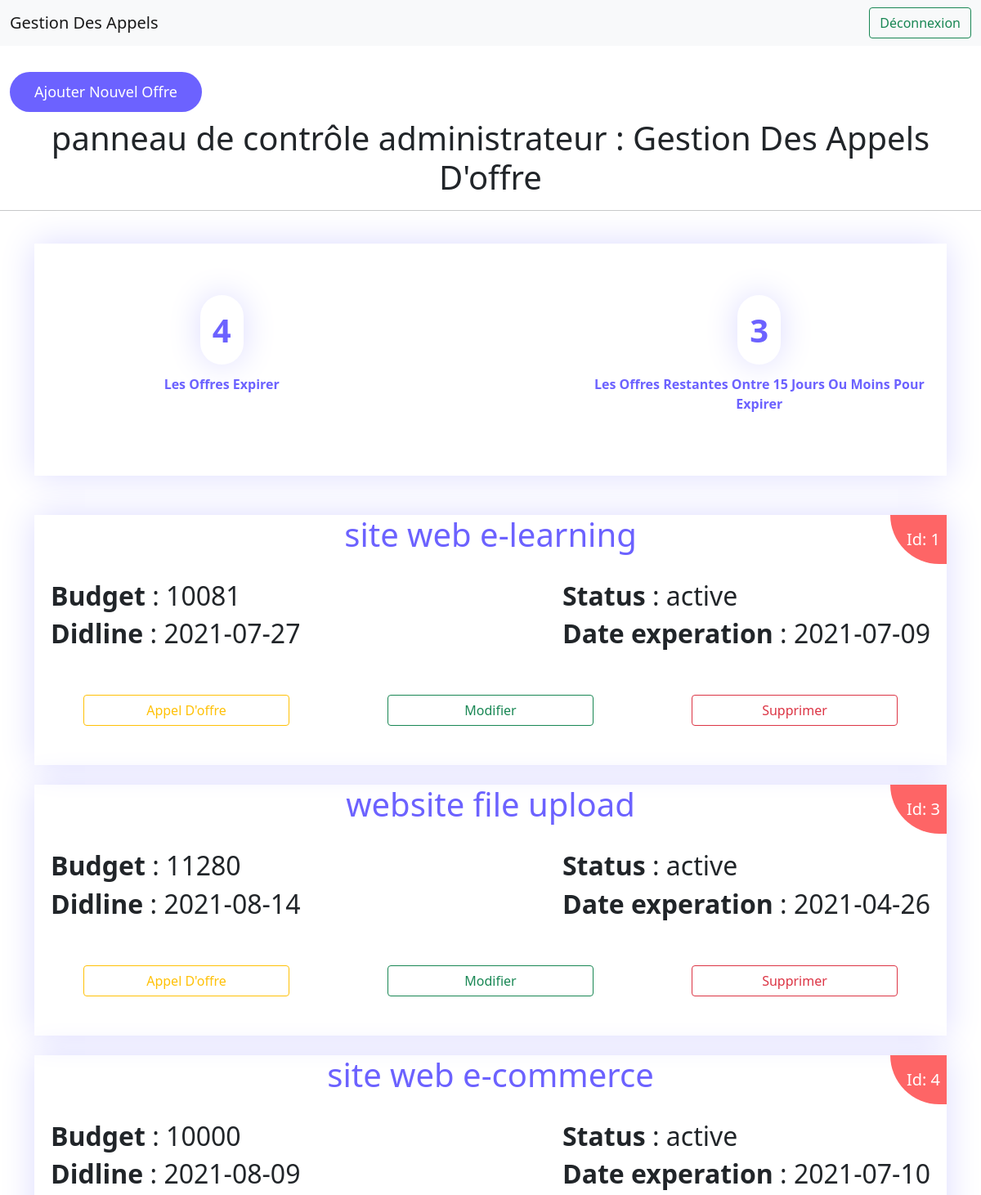
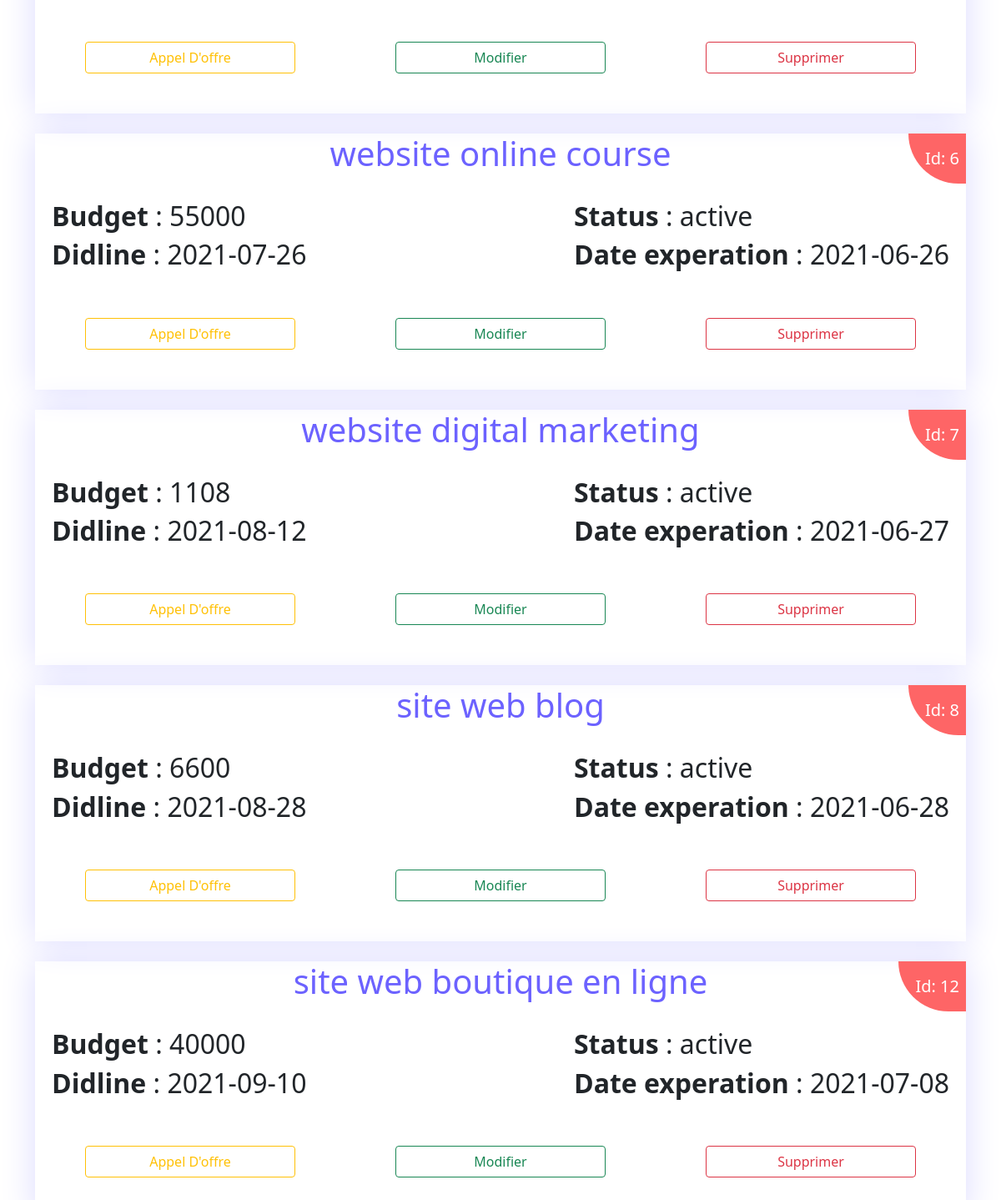
Page /admin/home.php on the committed database (2 pictures, top to bottom).
### tables this page shows
CREATE TABLE `offre` (
  `id` int(11) NOT NULL,
  `titre_offre` varchar(60) NOT NULL,
  `budget` float NOT NULL,
  `deadline` date NOT NULL,
  `statut` varchar(60) NOT NULL,
  `dateExperation` date NOT NULL
);

### admin/home.php (the view, shortened to what this page needs)
<?php
include '../conn.php';
?>
<!doctype html>
<html lang="en">
    <head>
        <link href="https://cdn.jsdelivr.net/npm/bootstrap@5.0.2/dist/css/bootstrap.min.css" rel="stylesheet">
    </head>
    <body>
        <nav class="navbar navbar-expand-lg navbar-light bg-light">
            <div class="container-fluid">
            <a class="navbar-brand" href="#">Gestion Des Appels</a>
            <div class="collapse navbar-collapse" id="navbarSupportedContent">
                <form class="d-flex">
                    <a class="btn btn-outline-success" href="../logout.php">Déconnexion</a>
                </form>
            </div>
            </div>
        </nav>
        <br>
        <nav class="navbar navbar-expand-lg navbar-light">
            <div class="container-fluid">
                <a id="btnAdd" href="add.php">Ajouter Nouvel Offre</a>
            </div>
        </nav>
        <center><h1>panneau de contrôle administrateur : Gestion Des Appels D'offre</h1></center>
        <hr>
        <br>
        <section>
            <div class="container">
                <div class="contentOffre">
                    <div class="containerExpirer">
                        <div class="contentExpirer">
                            <?php
                                $conn = $pdo->open();
                                try{
                                    $stmt = $conn->prepare("SELECT COUNT(*) AS numrows FROM `offre` WHERE DATE(`dateExperation`) < DATE(NOW())");
                                    $stmt->execute();
                                    $row = $stmt->fetch();
                                    if($row['numrows'] > 0){
                                        echo "
                                            <a class='linktextExpirer' href='searcheOffre.php?choix=1'>
                                                <center>
                                                    <div>
                                                        <span class='textExpirer textExpirerRond'> " .$row['numrows'] ."</span>
                                                    </div>
                                                </center>
                                                <br>
                                                <span class='textExpirer'> Les offres expirer</span>
                                            </a>
                                        ";
                                    }
                                }
                                catch(PDOException $e){
                                    echo " There is some problem in connection: " . $e->getMessage();
                                }
                            ?>
                        </div>
                        <div class="contentExpirer">
                            <?php
                                $conn = $pdo->open();
                                try{
                                    $stmt = $conn->prepare("SELECT COUNT(*) AS numrows FROM `offre` WHERE dateExperation < ((DATE(NOW()) + 15)) and  dateExperation > CURRENT_DATE");
                                    $stmt->execute();
                                    $row = $stmt->fetch();
                                    if($row['numrows'] > 0){
                                        echo "
                                            <a class='linktextExpirer' href='searcheOffre.php?choix=2'>
                                                <center>
                                                    <div>
                                                        <span class='textExpirer textExpirerRond'> " .$row['numrows'] ."</span>
                                                    </div>
                                                </center>
                                                <br>
                                                <span class='textExpirer'> Les offres restantes ontre 15 jours ou moins pour expirer</span>
                                            </a>
                                        ";
                                    }
                                }
                                catch(PDOException $e){
                                    echo "There is some problem in connection: " . $e->getMessage();
                                }
                            ?>
                        </div>
                    </div>
                </div>
            </div>
        </section>
        <br><br>
        <section>
            <div  class="container">
                <?php
                    $conn = $pdo->open();
                    try{
                        $stmt = $conn->prepare("SELECT * FROM offre");
                        $stmt->execute();
                        foreach($stmt as $row){
                            echo "
                                <div class='contentOffre'>
                                    <center><h1 class='titreOffre'>".$row['titre_offre']."</h1></center>
                                    <div class='post-date two textIdOffre'>
                                        <span class='IdSpan'>Id: ".$row['id']."</span>
                                    </div>
                                    <br>
                                    <div class='contentOffreInfo'>
                                        <div>
                                            <div>
                                                <h2 class='textInfoOffre'><b>Budget</b> : ".$row['budget']."</h2>
                                            </div>
                                            <div>
                                                <h2 class='textInfoOffre'><b>Didline</b> : ".$row['deadline']."</h2>
                                            </div>
                                        </div>
                                        <div style='float: right;'>
                                            <div>
                                                <h2 class='textInfoOffre'><b>Status</b> : ".$row['statut']."</h2>
                                            </div>
                                            <div>
                                                <h2 class='textInfoOffre'><b>Date experation</b> : ".$row['dateExperation']."</h2>
                                            </div>
                                        </div>
                                    </div>
                                    <div class='container'>
                                        <div class='row'>
                                            <div class='col'>
                                                <div class='d-grid gap-2 p-5'>
                                                    <a class='btn btn-outline-warning' href='affiche_appel_offre.php?id=".$row['id']."'>Appel D'offre</a>
                                                </div>
                                            </div>
                                            <div class='col'>
                                                <div class='d-grid gap-2 p-5'>
                                                    <a class='btn btn-outline-success' href='edit.php?id=".$row['id']."'>Modifier</a>
                                                </div>
                                            </div>
                                            <div class='col'>
                                                <div class='d-grid gap-2 p-5'>
                                                    <button class='btn btn-outline-danger' onclick='functionAllert(".$row['id'].")' >Supprimer</button>
                                                </div>
                                            </div>
                                        </div>
                                    </div>
                                </div>
                                <br>
                            ";
                        }
                    }
                    catch(PDOException $e){
                        echo "There is some problem in connection: " . $e->getMessage();
                    }
                ?>
                <br>
            </div>
        </section>
    </body>
</html>

### admin/home.php (style rules this page uses)
#btnAdd { border: none; background: #6c62ff; padding: 11px 30px; font-size: 18px; font-weight: 500; color: #ffffff !important; border-radius: 30px; text-decoration: none; }
.contentOffre { box-shadow: 0 0 40px #dcdbff; position: relative; }
.titreOffre { color: #6c62ff; }
.textIdOffre { position: absolute; right: 0; top: 0; }
.contentOffreInfo { display: flex; justify-content: space-between; padding: 0px 20px; }
.IdSpan { background: #fe6566; color: #ffffff; font-size: 20px; font-weight: 500; display: inline-block; text-align: center; padding: 15px 8px; padding-left: 20px; border-radius: 0px 0px 0px 100px; }
.textExpirer { font-size: 16px; font-weight: 700; color: #6c62ff; text-transform: capitalize; }
.textExpirerRond { border-radius: 100px; padding: 15px 15px; font-size: calc(1.375rem + 1.5vw); box-shadow: 0 0 40px #dcdbff; }
.containerExpirer { display: flex; justify-content: space-between; padding: 10px; }
.contentExpirer { width: 40%; padding: 6% 0px; text-align: center; }
.linktextExpirer { text-decoration: none; }

### rows in the picture
offre: titre_offre "site web e-learning", id "1", budget "10081", deadline "2021-07-27", statut "active", dateExperation "2021-07-09"
offre: titre_offre "website file upload", id "3", budget "11280", deadline "2021-08-14", statut "active", dateExperation "2021-04-26"
offre: titre_offre "site web e-commerce", id "4", budget "10000", deadline "2021-08-09", statut "active", dateExperation "2021-07-10"
offre: titre_offre "website online course", id "6", budget "55000", deadline "2021-07-26", statut "active", dateExperation "2021-06-26"
offre: titre_offre "website digital marketing", id "7", budget "1108", deadline "2021-08-12", statut "active", dateExperation "2021-06-27"
offre: titre_offre "site web blog", id "8", budget "6600", deadline "2021-08-28", statut "active", dateExperation "2021-06-28"
offre: titre_offre "site web boutique en ligne", id "12", budget "40000", deadline "2021-09-10", statut "active", dateExperation "2021-07-08"

### other values in the picture
$row['numrows'] "4"
$row['numrows'] "3"
